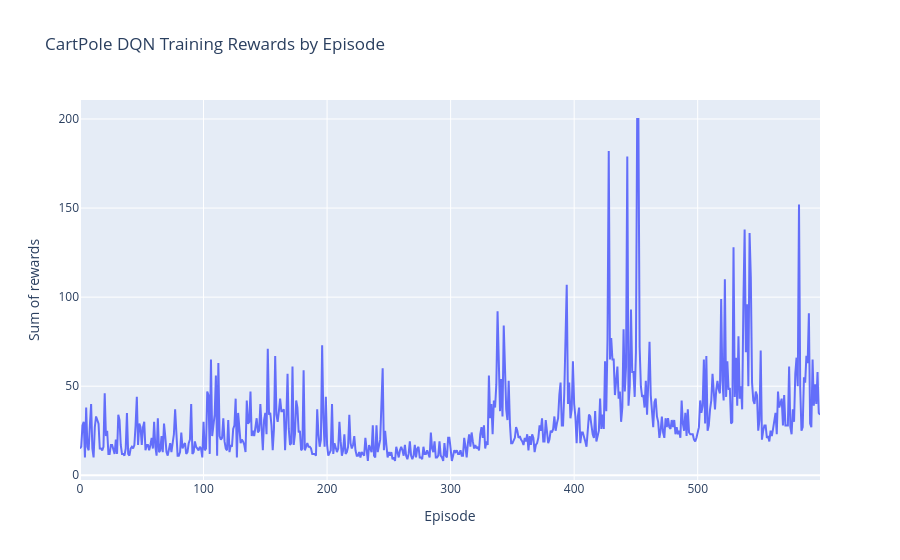

The notebook cell this image was saved under:
### Code cell
import plotly.express as px
import pandas as pd

episode_rewards = []

for episode in range(600):
    obs, info = env.reset()
    episode_reward = 0

    for step in range(200):
        epsilon = max(1 - episode / 500, 0.01)

        obs, reward, done, info = play_one_step(env, obs, epsilon)
        episode_reward += reward

        if done:
            break

    episode_rewards.append(episode_reward)

    if episode > 50:
        training_step(batch_size)

df_rewards = pd.DataFrame({
    "episode": range(len(episode_rewards)),
    "reward_sum": episode_rewards
})

fig = px.line(
    df_rewards,
    x="episode",
    y="reward_sum",
    title="CartPole DQN Training Rewards by Episode",
    labels={
        "episode": "Episode",
        "reward_sum": "Sum of rewards"
    }
)

fig.show()

### Figure 1 — Plotly figure (JSON) as saved in the notebook; plotly's stock layout.template omitted (floating-point values rounded to 4 significant figures; data arrays with more than 128 entries replaced by an {"elided": "..."} marker saying what was removed)
{"data": [{"hovertemplate": "Episode=%{x}<br>Sum of rewards=%{y}<extra></extra>", "legendgroup": "", "line": {"color": "#636efa", "dash": "solid"}, "marker": {"symbol": "circle"}, "mode": "lines", "name": "", "orientation": "v", "showlegend": false, "type": "scatter", "x": {"elided": "600 int values"}, "xaxis": "x", "y": {"elided": "600 float values"}, "yaxis": "y"}], "layout": {"legend": {"tracegroupgap": 0}, "title": {"text": "CartPole DQN Training Rewards by Episode"}, "xaxis": {"anchor": "y", "domain": [0, 1], "title": {"text": "Episode"}}, "yaxis": {"anchor": "x", "domain": [0, 1], "title": {"text": "Sum of rewards"}}}}
